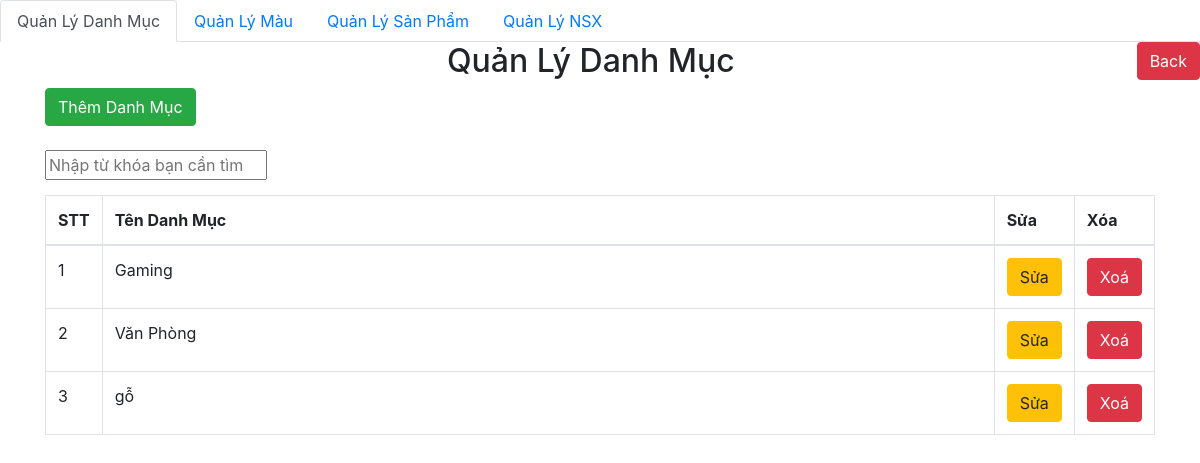
/adminpage/admin/category/admin.php, run on the app's committed database.
### tables this page shows
CREATE TABLE `loaisp` (
  `IDLoaiSP` int(11) NOT NULL,
  `tenloai` varchar(500) DEFAULT NULL
);

### db/dbhelper.php (called while the page is built, shortened)
<?php
function executeResult($sql){
    $con=mysqli_connect(HOST,USERNAME,PASSWORD,DATABSE);
    $result= mysqli_query($con, $sql);
    $data=[];
    while($row= mysqli_fetch_array($result,1)){
        $data[]=$row;
    }
    return $data;
}

### adminpage/admin/category/admin.php (the view, shortened to what this page needs)
<?php
require_once('..\..\..\db\dbhelper.php');
?>
<!DOCTYPE html>
<html>
<head>
	<link rel="stylesheet" href="https://maxcdn.bootstrapcdn.com/bootstrap/4.4.1/css/bootstrap.min.css">
</head>
<body>
	<?php
	require_once('..\layout\navmenu.php');
	?>
	<a href="../../home.php">
	<button class="btn btn-danger" style="margin: bottom 15px; float:right;">Back</button>
	</a>
	<div class="container">
		<div class="panel panel-primary">
			<div class="panel-heading">
				<h2 class="text-center">Quản Lý Danh Mục</h2>
			</div>
			<div class="panel-body">
				<a href="add.php">
				<button class="btn btn-success" style="margin: bottom 15px;">Thêm Danh Mục</button>
				</a>
				<br></br>
				<input id="myInput" type="text" placeholder="Nhập từ khóa bạn cần tìm" style="width:20%; margin-bottom:15px"/>
				<table class="table table-bordered table-hover" id="myTable">
					<thead>
						<tr>
							<th width="50px">STT</th>
							<th>Tên Danh Mục</th>
							<th width="50px">Sửa</th>
							<th width="50px">Xóa</th>
						</tr>
					</thead>
					<tbody>
					<?php
					$limit=10;
					$page=1;
					$firstIndex=($page-1)*$limit;
					$sql="select * from loaisp limit ".$firstIndex.", ".$limit." ";
					$categoryList=executeResult($sql);
					foreach ($categoryList as $item){
						echo '
					<tr>
						<td>'.++$firstIndex.'</td>
						<td>'.$item['tenloai'].'</td>
						<td>
							<a href="add.php?IDLoaiSP='.$item['IDLoaiSP'].'"><button class="btn btn-warning">Sửa</button></a>
						</td>
						<td>
							<a href="?delete_id='.$item['IDLoaiSP'].'"><button class="btn btn-danger">Xoá</button></a>
						</td>
					</tr>';
					}
					?>
					</tbody>
				</table>
			</div>
		</div>
	</div>
</body>
</html>

### data on the page
loaisp: tenloai "Gaming"
loaisp: tenloai "Văn Phòng"
loaisp: tenloai "gỗ"
